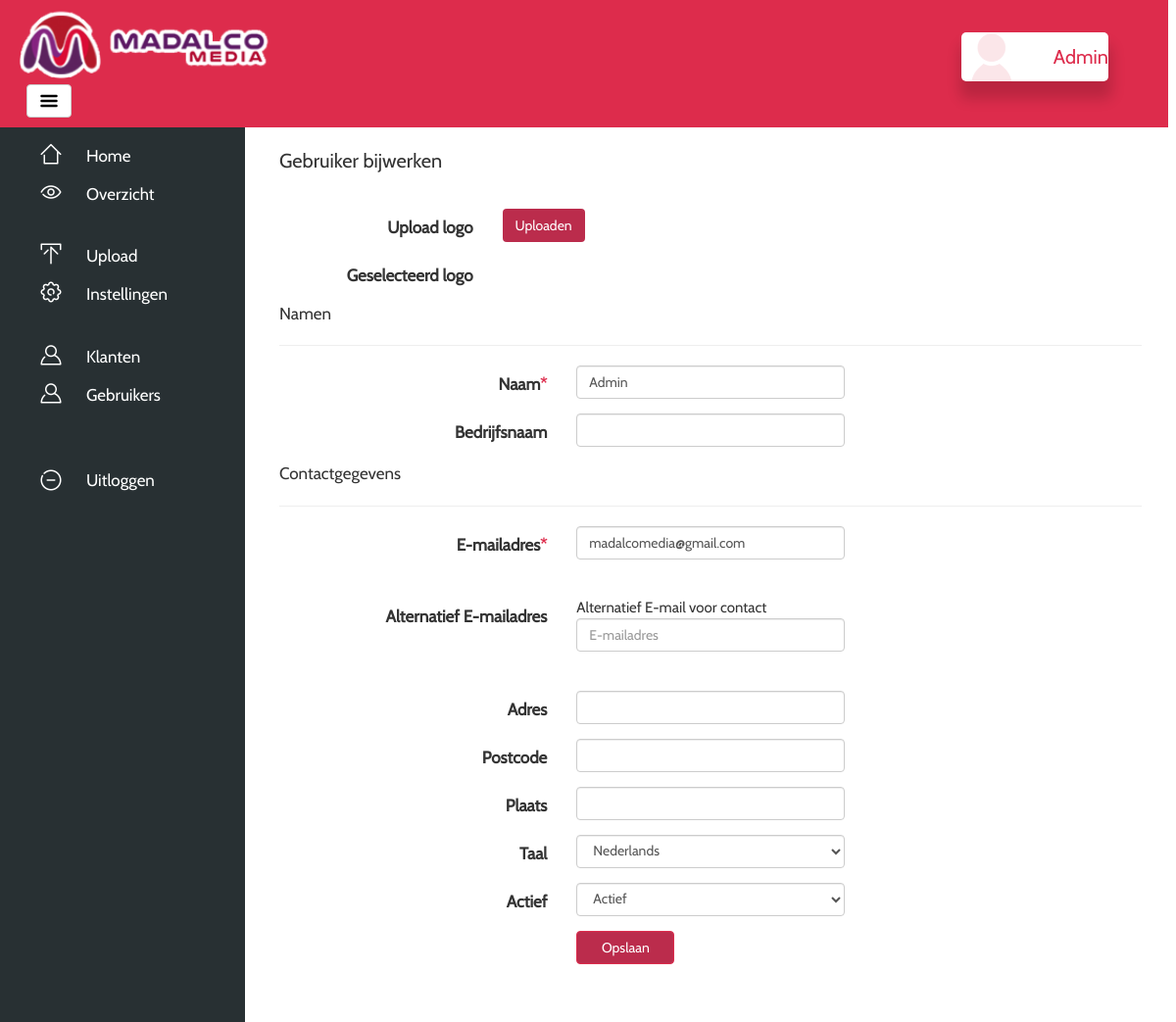
The app's page /?page=editclient&id=1 (signed in) with its own data.
### tables this page shows
CREATE TABLE `settings` (
  `id` int(11) NOT NULL,
  `SMTP` varchar(64) NOT NULL,
  `SMTPport` varchar(64) NOT NULL,
  `Email` varchar(64) NOT NULL,
  `Mailpass` varchar(64) NOT NULL,
  `Logo` varchar(100) NOT NULL,
  `Header` varchar(64) NOT NULL,
  `Host` varchar(64) NOT NULL,
  `globalmail` tinyint(1) NOT NULL,
  `contactmail` varchar(64) NOT NULL,
  `background` varchar(64) NOT NULL
);

CREATE TABLE `users` (
  `id` int(11) NOT NULL,
  `profimg` varchar(100) NOT NULL DEFAULT 'profile.png',
  `naam` varchar(60) NOT NULL,
  `email` varchar(60) NOT NULL,
  `altmail` varchar(60) NOT NULL,
  `paswoord` varchar(256) NOT NULL,
  `permgroup` int(11) NOT NULL DEFAULT '2',
  `bedrijfsnaam` varchar(64) NOT NULL,
  `adres` varchar(64) NOT NULL,
  `postcode` varchar(8) NOT NULL,
  `plaats` varchar(64) NOT NULL,
  `lang` varchar(4) NOT NULL DEFAULT 'nl',
  `active` tinyint(1) NOT NULL DEFAULT '1',
  `paswoordvergeten` varchar(256) NOT NULL,
  `passresetdate` datetime NOT NULL
);

### config/constants.php (called while the page is built, shortened)
<?php
$user = new UserController();
if(isset($_SESSION['usr_id'])) {
 $usr = $user->getUserById($_SESSION['usr_id']);
}
if($usr['lang']) {
 switch($usr['lang']) {
  default:
   $language = 'nl';
   break;
 }
}
else {
 include_once 'language/nl.php';
}

### app/Controller/UserController.php (called while the page is built, shortened)
<?php
class UserController
{
    private $model;
    public function __construct()
    {
        $this->model = new User();
    }
    public function getPermission($row, $perm)
    {
        return $this->model->getPermission($row, $perm);
    }
    public function getAdminSettings()
    {
        return $this->model->getAdminSettings();
    }
    public function getPermissionGroup($id)
    {
        return $this->model->getPermissionGroup($id);
    }
    public function getUserById($id)
    {
        return $this->model->getUserById($id);
    }
}

### app/Model/User.php (called while the page is built, shortened)
<?php
class User
{
    private $db;
    public function __construct()
    {
        $this->db = new DbUser();
    }
    public function getAdminSettings()
    {
        return $this->db->getAdminSettings();
    }
    public function getPermission($row, $perm)
    {
        return $this->db->getPermission($row, $perm);
    }
    public function getPermissionGroup($id)
    {
        return $this->db->getPermissionGroup($id);
    }
    public function getUserById($id)
    {
        return $this->db->getUserById($id);
    }
}

### app/Model/DbUser.php (called while the page is built, shortened)
<?php
class DbUser extends Database
{
    public function getAdminSettings()
    {
        $sql = "SELECT * FROM `settings` WHERE `id` = '0'";
        if ($result = $this->dbQuery($sql)) {
            return mysqli_fetch_assoc($result);
        }
        return false;
    }
    public function getPermission($row, $perm)
    {
        $sql = "SELECT * FROM `permissions` WHERE `permission` = '{$perm}'";
        $result = $this->dbQuery($sql);
        $value = mysqli_fetch_assoc($result);
        $sql1 = "SELECT * FROM `permgroup` WHERE `userperm` = '{$row}'";
        $result1 = $this->dbQuery($sql1);
        $value1 = mysqli_fetch_assoc($result1);
        $groupname = $value1['name'];
        if ($value) {
            return $value[$groupname];
        }
    }
    public function getPermissionGroup($id)
    {
        $sql = "SELECT `permgroup` FROM `users` WHERE `id` = '{$id}'";
        if ($result = $this->dbQuery($sql)) {
            return mysqli_fetch_assoc($result);
        }
    }
    public function getUserById($id)
    {
        $sql = "SELECT * FROM `users` WHERE `id` = '{$id}'";
        $result = $this->dbQuery($sql);
        $value = mysqli_fetch_assoc($result);
        if ($value) {
            return $value;
        }
    }
}

### app/Model/Database.php (called while the page is built, shortened)
<?php
class Database
{
    protected $connection = null;
    public function __construct()
    {
        $this->connection = mysqli_connect(DB_SERVER, DB_USER, DB_PASS, DB_NAME) or die("There was a problem connecting to the database");
    }
    public function dbQuery($query)
    {
        $this->query_result = $this->connection->query($query);
        return $this->query_result;
    }
}

### config/load.php (called while the page is built, shortened)
<?php
require '../config/constants.php';

### app/Model/permissions.php (called while the page is built, shortened)
<?php
$user = new UserController();
if (isset($_SESSION['usr_id'])) {
    $leid = $user->getPermissionGroup($_SESSION['usr_id']);
    $permgroup = $leid['permgroup'];
}

### app/session/Session.php (called while the page is built, shortened)
<?php
class Session
{
    function cleantonumber($string)
    {
        $string = preg_replace("/[^0-9]/", "", $string);
        return $string;
    }
}

### app/view/editclient.php (the view, shortened to what this page needs)
<?php
$session = new Session();
$client = new UserController();
$id = $_GET['id'];
$id = $session->cleantonumber($id);
$myclient = $client->getUserById($id);
?>
<div id="page-content-wrapper">
    <div class="container-fluid">
        <div class="row">
            <div class="col-lg-12">
                <p class="NameText"><?= TEXT_EDIT_USER ?></p>
                <br>
                <form method="post" enctype="multipart/form-data" class="form-horizontal">
                    <fieldset>
                        <div class="form-group">
                            <label class="col-lg-3 control-label" for="textinput"><?= TEXT_UPLOAD_LOGO ?></label>
                            <div class="col-md-4">
                                <label for="file-upload" class="custom-file-upload">
                                    <i class="fa fa-cloud-upload"></i> <?= BUTTON_UPLOAD ?>
                                </label>
                            </div>
                        </div>
                        <div class="form-group">
                            <label class="col-lg-3 control-label" for="textinput"><?= TEXT_SELECTED_LOGO ?></label>
                            <div class="col-md-4">
                                <output id="list"></output>
                            </div>
                        </div>
                        <p class="ClientFormText"><?= TEXT_NAMES ?></p>
                        <hr size="1">
                        <div class="form-group">
                            <label class="col-md-4 control-label" for="textinput"><?= TEXT_NAME ?><span
                                    style="color:#dd2c4c">*</span></label>
                            <div class="col-md-4">
                                <input class="form-control input-md" id="textinput" maxlength="60" required type="text"
                                       name="showname" size="50" value="<?= $myclient['naam']; ?>">
                            </div>
                        </div>
                        <div class="form-group">
                            <label class="col-md-4 control-label" for="textinput"><?= TEXT_COMPANY_NAME ?></label>
                            <div class="col-md-4">
                                <input class="form-control input-md" id="textinput" maxlength="60" type="text"
                                       name="companyname" size="50" value="<?= $myclient['bedrijfsnaam']; ?>">
                            </div>
                        </div>
                        <p class="ClientFormText"><?= TEXT_CONTACT_DETAILS ?></p>
                        <hr size="1">
                        <div class="form-group">
                            <label class="col-md-4 control-label" for="textinput"><?= TEXT_EMAIL ?><span
                                    style="color:#dd2c4c">*</span></label>
                            <div class="col-md-4">
                                <input class="form-control input-md" id="textinput" maxlength="60" required type="email"
                                       name="email" size="50" value="<?= $myclient['email']; ?>">
                            </div>
                        </div>
                        <br/>
                        <div class="form-group">
                            <label class="col-md-4 control-label" for="textinput"><?= TEXT_ALTERNATIVE_EMAIL ?></label>
                            <div class="col-md-4">
                                <span style="font-size:15px"><?= TEXT_ALTERNATIVE_EMAIL_INFO ?></span>
                                <input class="form-control input-md" id="textinput" maxlength="60" type="email"
                                       name="altmail" placeholder="E-mailadres">
                            </div>
                        </div>
                        <br/>
                        <div class="form-group">
                            <label class="col-md-4 control-label" for="textinput"><?= TEXT_ADRESS ?></label>
                            <div class="col-md-4">
                                <input class="form-control input-md" id="textinput" maxlength="60" type="text"
                                       name="companyadress" size="50" value="<?= $myclient['adres']; ?>">
                            </div>
                        </div>
                        <div class="form-group">
                            <label class="col-md-4 control-label" for="textinput"><?= TEXT_POSTALCODE ?></label>
                            <div class="col-md-4">
                                <input class="form-control input-md" id="textinput" maxlength="8" type="text"
                                       name="postcode" size="50" value="<?= $myclient['postcode']; ?>">
                            </div>
                        </div>
                        <div class="form-group">
                            <label class="col-md-4 control-label" for="textinput"><?= TEXT_CITY ?></label>
                            <div class="col-md-4">
                                <input class="form-control input-md" id="textinput" maxlength="60" type="text"
                                       name="plaats" size="50" value="<?= $myclient['plaats']; ?>">
                            </div>
                        </div>
                        <?php if($user->getPermission($permgroup, 'CAN_CHANGE_USER_LANGUAGE')) {?>
                        <div class="form-group">
                            <label class="col-md-4 control-label" for="textinput"><?= TEXT_LANGUAGE ?></label>
                            <div class="col-md-4">
                                <select class="form-control" name="lang" required>
                                    <?php if($myclient['lang'] == 'nl') {?>
                                        <option value="<?= $myclient['lang'] ?>" selected>Nederlands</option>
                                    <?php } else {?>
                                    <option value="nl">Nederlands</option>
                                    <?php } ?>
                                </select>
                            </div>
                        </div>
                        <?php } ?>
                        <div class="form-group">
                            <label class="col-md-4 control-label" for="textinput"><?= TEXT_ACTIVE ?></label>
                            <div class="col-md-4">
                                <select class="form-control" name="active">
                                    <option value="1" <?php if($myclient['active'] == '1') { echo 'selected'; } ?>>Actief</option>
                                </select>
                            </div>
                        </div>
                        <div class="form-group">
                            <label class="col-md-4 control-label" for="textinput"></label>
                            <div class="col-md-4">
                                <input class="btn btn-primary btn-success" name="submit"
                                       style="max-width: 100px; background-color: #bb2c4c; border: 1px solid #dd2c4c"
                                       type="submit" value="<?= BUTTON_SAVE ?>">
                            </div>
                        </div>
                    </fieldset>
                </form>

### app/view/header.php (shortened to what this page needs)
<?php
require_once DIR_MODEL . 'permissions.php';
if (isset($_SESSION['usr_id'])) {
    $myuser = $user->getUserById($_SESSION['usr_id']);
    $myuser = $myuser['naam'];
} else if (isset($user)) {
    $thisuser = $user->getUserById($session->getUserId());
    $myuser = $thisuser['naam'];
} else {
    echo 'User';
}
$settings = new UserController();
$admin = $settings->getAdminSettings();
if (isset($_SESSION['accorduserid']) && !isset($_SESSION['usr_id'])) {
    $userinfo = $user->getUserById($_SESSION['accorduserid']);
    $imgsrc = 'icons/profile.png';
} else {
    $userinfo = $user->getUserById($_SESSION['usr_id']);
    if ($userinfo['profimg'] !== null) {
        $imgsrc = DIR_IMG . $userinfo['profimg'];
    } else {
        $imgsrc = '../icons/profile.png';
    }
}
?>
    <html lang="<?= $language ?>">
    <head>
        <link href="css/bootstrap.min.css" rel="stylesheet">
        <link href="css/select2.min.css" rel="stylesheet"/>
        <link href="css/styles.css" rel="stylesheet">
        <link rel="stylesheet" type="text/css" href="css/dropzone.css" />
        <link rel="stylesheet" href="css/jquery-ui.css">
        <link rel="stylesheet" href="css/jquery.dataTables.min.css">
    </head>
<body>
    <div id="header" style="background: <?= $admin['Header']; ?>">
        <div id="MenuSide">
            <img src="<?= DIR_PUBLIC . $admin['Logo'] ?>" style="width:auto;height:75%;"/>
        </div>
        <div id="MenuButton">
            <a href="#menu-toggle" class="btn btn-default" id="menu-toggle"><img src="icons/menu-alt-20.png"></a>
        </div>
    </div>
    <div id="NameSide">
        <a style="text-decoration: none;" href="?page=profile">
            <div id="UserBlock" style="text-decoration: none;">
                <div id="UserBlockImage" style="background-image: url('<?= $imgsrc ?>');"></div>
                <div id="LoggedInAs"><?= $myuser ?></div>
            </div>
        </a>
    </div>
<div id="wrapper">
    <div id="sidebar-wrapper">
        <ul class="sidebar-nav">
            <li class="nav-button-home">
                <a href="?page=dashboard"><?= TEXT_HOME ?></a>
            </li>
            <li class="nav-button-all">
                <a href="?page=overview"><?= TEXT_OVERVIEW ?></a>
            </li>
            <br/>
            <?php if ($user->getPermission($permgroup, 'CAN_UPLOAD') == 1) { ?>
                <li class="nav-button-upload">
                    <a href="?page=uploadoverview"><?= TEXT_UPLOAD ?></a>
                </li>
            <?php } ?>
            <?php if ($user->getPermission($permgroup, 'CAN_EDIT_SETTINGS') == 1) { ?>
                <li class="nav-button-settings">
                    <a href="?page=settings"><?= TEXT_SETTINGS ?></a>
                </li>
            <?php } ?>
            <br/>
            <?php if ($user->getPermission($permgroup, 'CAN_SHOW_KLANTPAGINA') == 1) { ?>
                <li class="nav-button-users">
                    <a href="?page=manageclients"><?= TEXT_CLIENT ?></a>
                </li>
            <?php } ?>
            <?php if ($user->getPermission($permgroup, 'CAN_SHOW_USERS') == 1) { ?>
                <li class="nav-button-users">
                    <a href="?page=manageusers"><?= TEXT_USER ?></a>
                </li>
            <?php } ?>
            <br/>
            <br/>
            <li class="nav-button-logout">
                <a href="?page=logout"><?= TEXT_LOGOUT ?></a>
            </li>
        </ul>
    </div>

### records on screen
settings: Logo (picture)
users: profimg (placeholder picture), naam "Admin", showname "Admin", email "madalcomedia@gmail.com", lang "Nederlands", active "Actief"

### other values on screen
TEXT_HOME "Home"
TEXT_OVERVIEW "Overzicht"
TEXT_UPLOAD "Upload"
TEXT_SETTINGS "Instellingen"
TEXT_CLIENT "Klanten"
TEXT_USER "Gebruikers"
TEXT_LOGOUT "Uitloggen"
TEXT_EDIT_USER "Gebruiker bijwerken"
TEXT_UPLOAD_LOGO "Upload logo"
BUTTON_UPLOAD "Uploaden"
TEXT_SELECTED_LOGO "Geselecteerd logo"
TEXT_NAMES "Namen"
TEXT_NAME "Naam"
TEXT_COMPANY_NAME "Bedrijfsnaam"
TEXT_CONTACT_DETAILS "Contactgegevens"
